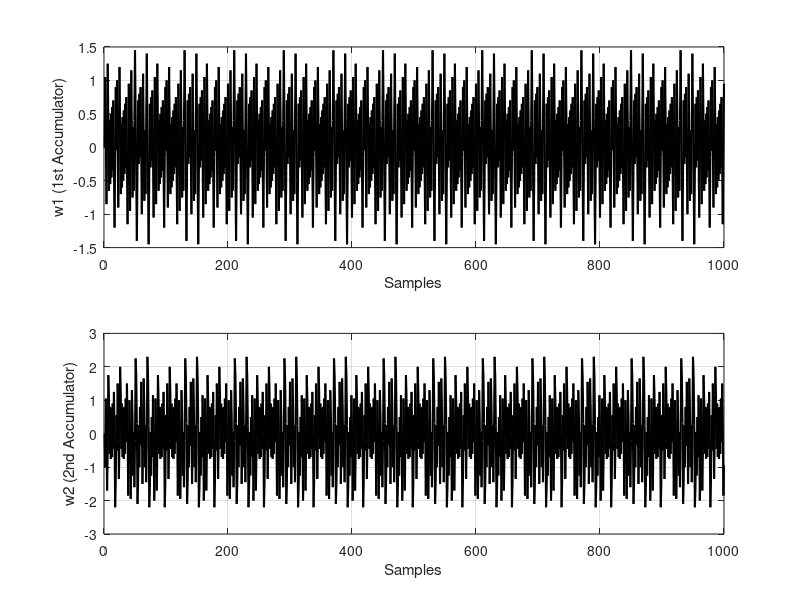
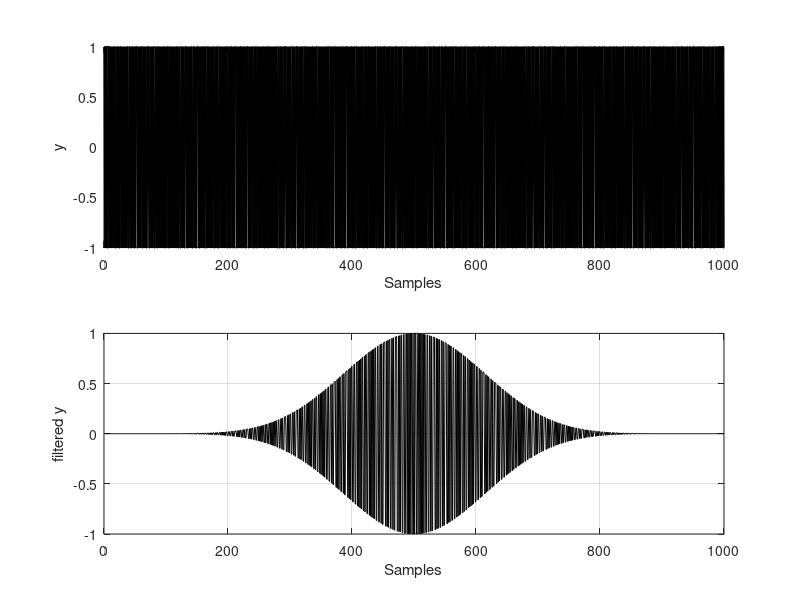

These figures' MATLAB source, in order:
clear all
close all;
clc;

%Input signal definition
%Offset input

% This is the DC offset applied to the input of the modulator
offset = 50e-3;

nr_points = 1000;

in = offset*(ones(1,nr_points));

% Pre-allocate and initialize array variables => faster code
% w2 is the second accumulator's output
% w1 is the first accumulator's output
% a is the stabilizing zero coefficient

a = 1;

w1 = zeros(1,nr_points);
w2 = zeros(1,nr_points);
y = zeros(1,nr_points);
y(1) = 1;
w1(1) = 0;
w2(1) = 0;

% The main loop simulating the second order loop
%************************************************************************

for i = 2:nr_points,
    w2(i) = w2(i-1) + w1(i-1) - a*y(i-1);
    y(i) = 2*(w2(i)>=0)-1;
    w1(i) = w1(i-1) + in(i-1) - y(i);
end

%************************************************************************
% Display the integrator values
%************************************************************************

figure(2);
subplot(2,1,1);plot(w1,'k','LineWidth',1.5);
xlabel('Samples'); ylabel('w1 (1st Accumulator)');grid;
subplot(2,1,2);plot(w2,'k','LineWidth',1.5);
xlabel('Samples'); ylabel('w2 (2nd Accumulator)');grid;
    
% Defining a Kaiser FIR filter at the output of the second order modulator
%************************************************************************
% The length of the filter
window_size = nr_points;
kai_filt = window(@kaiser,window_size,20);

% Triangular filter
%tr_filt = window(@triang,window_size);

% Applying the filter to the modulator output
%************************************************************************
y_kai_filt = y'.*kai_filt;

% Plot the time-domain bitstream, and the filtered bitstream
%************************************************************************
figure(3);
subplot(2,1,1);plot(y,'k','LineWidth',1.5);
xlabel('Samples'); ylabel('y');grid;
subplot(2,1,2);plot(y_kai_filt,'k');ylabel('y-kai');
xlabel('Samples'); ylabel('filtered y');grid;

% Printing the decimated values in Matlab command prompt
%************************************************************************

disp('Non filtered output:');
y_avg = sum(y)/length(y)
Q_non_filtered = abs(offset-y_avg)

disp('Filtered output:');
y_avg_kai = sum(y_kai_filt)/sum(kai_filt)
Q_filtered = abs(offset-y_avg_kai)
